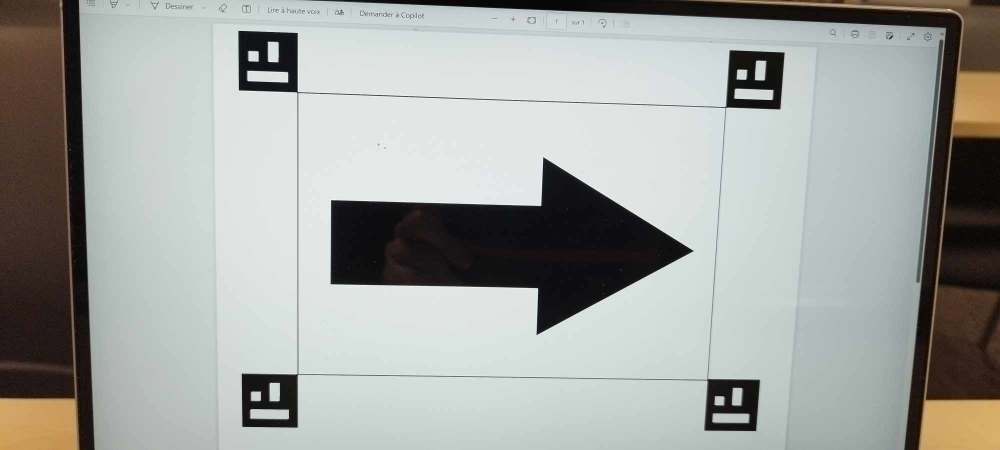
#> input picture flecheAR.jpg, 2000 x 900 px (shown at 1/2 size)
$ python warptest.py
#> lines starting #> are read from the running program, lines starting #| are printed output that depends on the picture

import cv2
import numpy as np


imageread = cv2.imread('flecheAR.jpg')
#> imageread is the input picture: shape (900, 2000, 3); mean B, G, R 160.7, 164.5, 161.8
#mesurons l'image
h,w=imageread.shape[:2]
#> h = 900; w = 2000
print('w = '+str(w))
#| w = 2000
print('h = '+str(h))
#| h = 900
#specifions d'abord la positions de points dans la première image puis leurs position dans la nouvelle
points1 = np.float32([[268, 239], [514, 209], [350, 430], [600, 402]])
points2 = np.float32([[0, 100], [w, 0], [0, h], [w, h]])
#calculons une matrice de transformation
vecttrans = cv2.getPerspectiveTransform(points1, points2)
#appliquons la transformation à l'image d'orgine,spécifions un taille
finalimage = cv2.warpPerspective(imageread, vecttrans, (w, h))
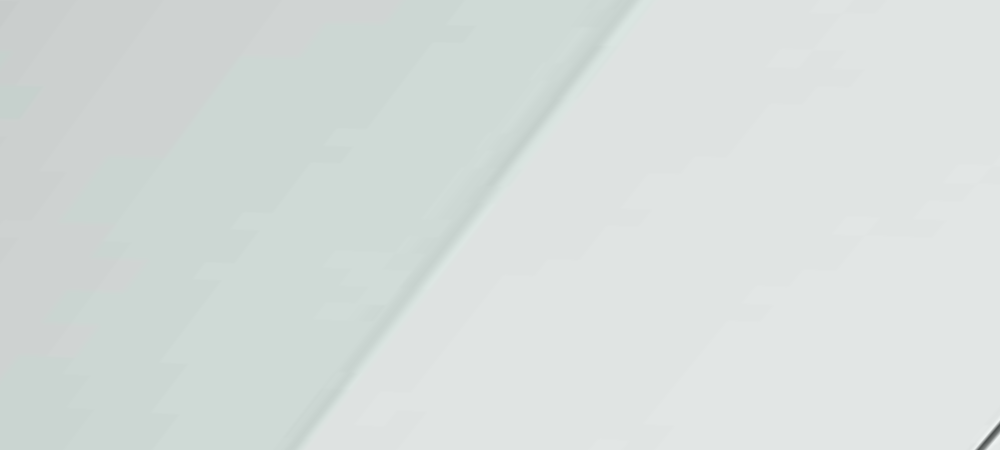
#> finalimage: shape (900, 2000, 3) (shown at 1/2 size); mean B, G, R 219.5, 221.5, 215.1
#displaying the original image and the transformed image as the output on the screen
cv2.imshow('Source_image', imageread)
cv2.imshow('Destination_image', finalimage)
cv2.waitKey(0)
cv2.destroyAllWindows()

$ run again, with flecheD.jpg copied over flecheAR.jpg
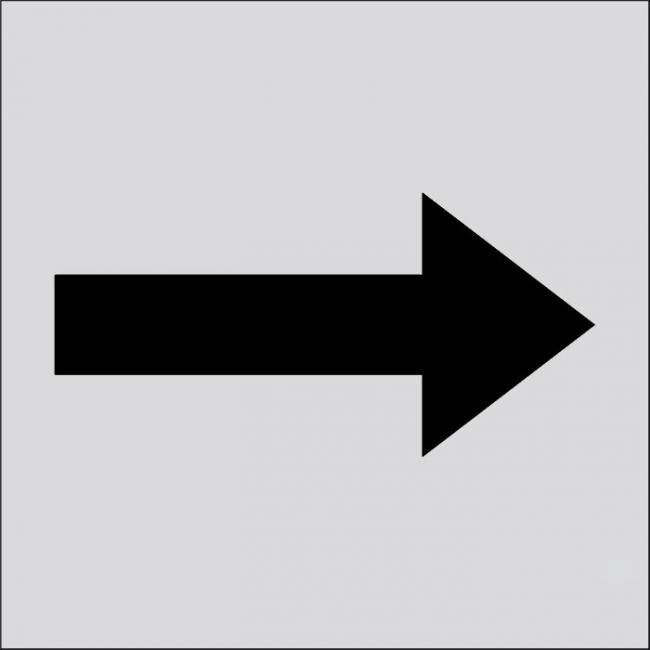
#> input picture flecheD.jpg, 650 x 650 px
#> imageread is the input picture: shape (650, 650, 3); mean B, G, R 187, 185.3, 185.3
#| w = 650
#| h = 650
#> `finalimage = cv2.warpPerspective(imageread, vecttrans, (w, h))`:
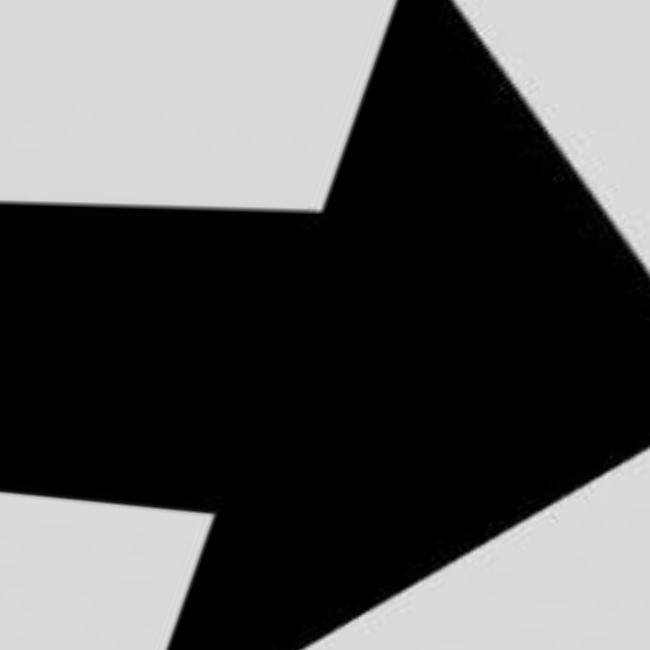
#> finalimage: shape (650, 650, 3); mean B, G, R 85.9, 85.2, 85.2
